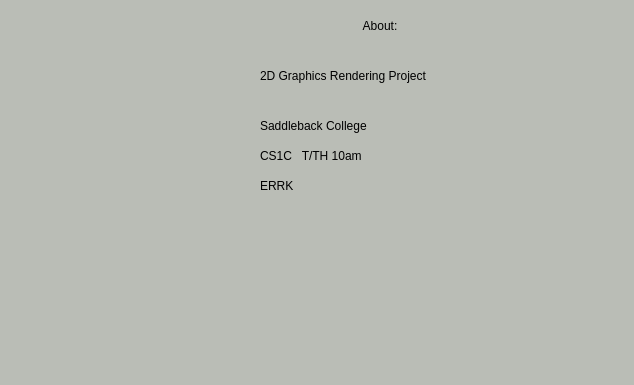
<?xml version="1.0" encoding="UTF-8"?>
<ui version="4.0">
 <class>Dialog</class>
 <widget class="QDialog" name="Dialog">
  <property name="windowModality">
   <enum>Qt::WindowModal</enum>
  </property>
  <property name="geometry">
   <rect>
    <x>0</x>
    <y>0</y>
    <width>634</width>
    <height>385</height>
   </rect>
  </property>
  <property name="windowTitle">
   <string>Dialog</string>
  </property>
  <property name="styleSheet">
   <string notr="true">background-color: rgb(186, 189, 182);</string>
  </property>
  <property name="modal">
   <bool>true</bool>
  </property>
  <widget class="QLabel" name="label">
   <property name="geometry">
    <rect>
     <x>360</x>
     <y>10</y>
     <width>161</width>
     <height>31</height>
    </rect>
   </property>
   <property name="styleSheet">
    <string notr="true">color: rgb(0, 0, 0);
font: 24pt &quot;Noto Sans&quot;;</string>
   </property>
   <property name="text">
    <string> About:</string>
   </property>
  </widget>
  <widget class="QLabel" name="label_2">
   <property name="geometry">
    <rect>
     <x>20</x>
     <y>50</y>
     <width>231</width>
     <height>301</height>
    </rect>
   </property>
   <property name="text">
    <string/>
   </property>
   <property name="pixmap">
    <pixmap>2000px-Saddleback_College_logo.svg.png</pixmap>
   </property>
   <property name="scaledContents">
    <bool>true</bool>
   </property>
  </widget>
  <widget class="QLabel" name="label_3">
   <property name="geometry">
    <rect>
     <x>260</x>
     <y>60</y>
     <width>351</width>
     <height>31</height>
    </rect>
   </property>
   <property name="styleSheet">
    <string notr="true">color: rgb(0, 0, 0);
font: 18pt &quot;Noto Sans&quot;;</string>
   </property>
   <property name="text">
    <string>2D Graphics Rendering Project</string>
   </property>
  </widget>
  <widget class="QLabel" name="label_4">
   <property name="geometry">
    <rect>
     <x>260</x>
     <y>110</y>
     <width>221</width>
     <height>31</height>
    </rect>
   </property>
   <property name="styleSheet">
    <string notr="true">color: rgb(0, 0, 0);
font: 18pt &quot;Noto Sans&quot;;</string>
   </property>
   <property name="text">
    <string>Saddleback College</string>
   </property>
  </widget>
  <widget class="QLabel" name="label_5">
   <property name="geometry">
    <rect>
     <x>260</x>
     <y>140</y>
     <width>221</width>
     <height>31</height>
    </rect>
   </property>
   <property name="styleSheet">
    <string notr="true">color: rgb(0, 0, 0);
font: 18pt &quot;Noto Sans&quot;;</string>
   </property>
   <property name="text">
    <string>CS1C   T/TH 10am</string>
   </property>
  </widget>
  <widget class="QLabel" name="label_6">
   <property name="geometry">
    <rect>
     <x>260</x>
     <y>170</y>
     <width>221</width>
     <height>31</height>
    </rect>
   </property>
   <property name="styleSheet">
    <string notr="true">color: rgb(0, 0, 0);
font: 18pt &quot;Noto Sans&quot;;</string>
   </property>
   <property name="text">
    <string>ERRK</string>
   </property>
  </widget>
 </widget>
 <resources/>
 <connections/>
</ui>
